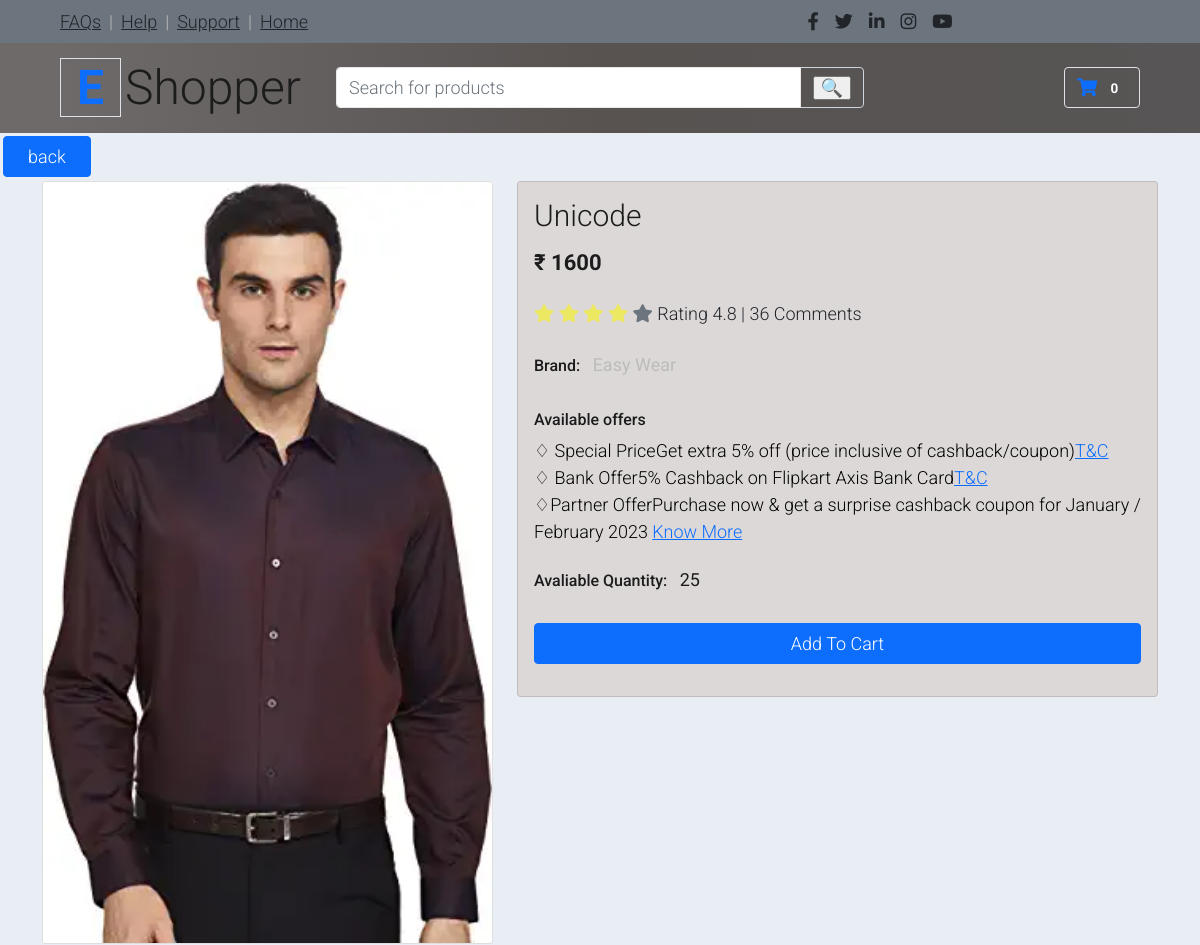
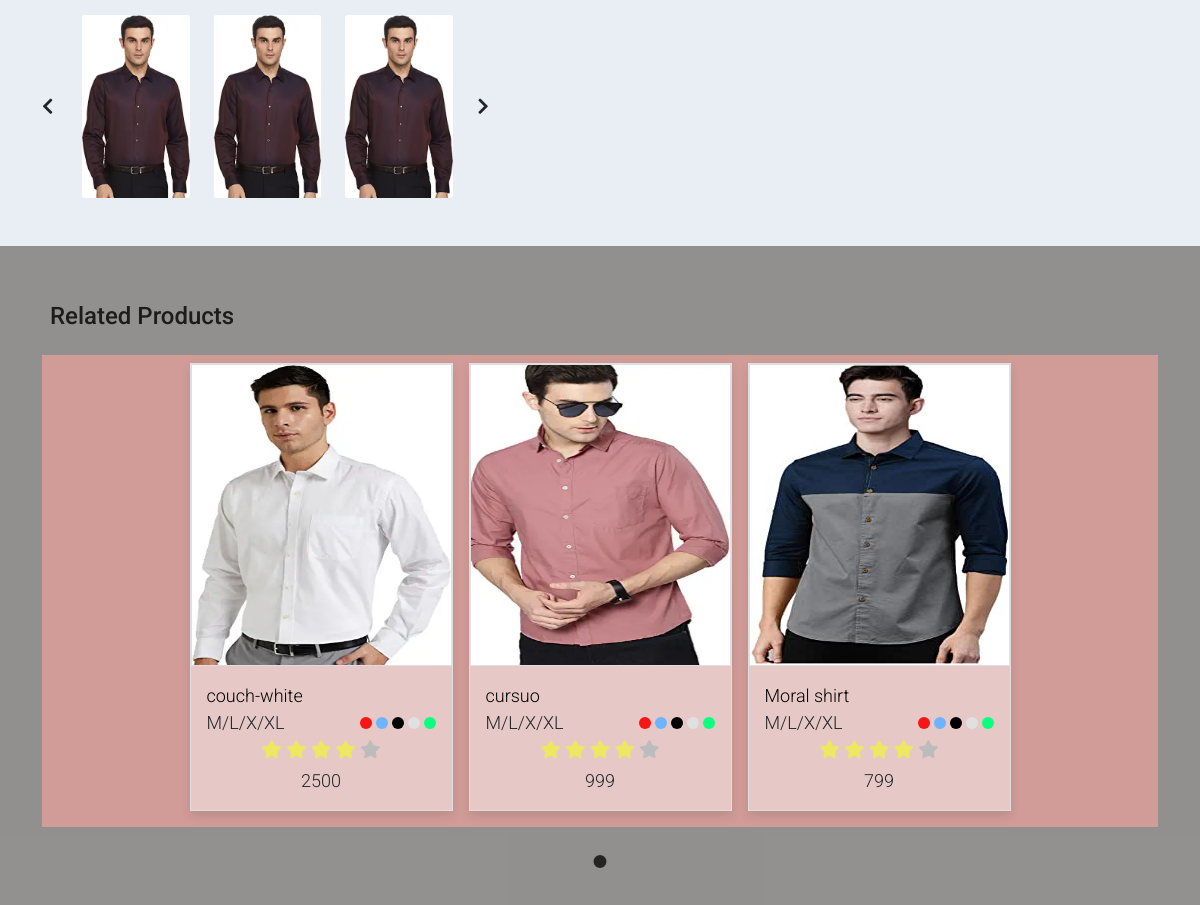
Screenshot of /mens-wear/unicode with the database file from the repository (2 pictures, top to bottom).
### shop/models.py (models this page shows, shortened)
class products(models.Model):
    name = models.CharField(max_length=250, unique=True)
    slug = models.SlugField(max_length=250, unique=True)
    image = models.ImageField(upload_to='product')
    stock = models.IntegerField()
    available = models.BooleanField(default=True)
    price = models.IntegerField()
    category = models.ForeignKey(categ,on_delete=models.CASCADE)

### shop/views.py (the view)
# urls.py: path('<slug:c_slug>/<slug:p_slug>', views.Prod_detail, name='Detail_page'),
def Prod_detail(request,c_slug,p_slug):
    if User.is_authenticated:
        try:
            prod=products.objects.get(category__slug=c_slug,slug=p_slug)
        except Exception as e:
            raise e
        related_pro=products.objects.filter(category__slug=c_slug).exclude(slug=p_slug)
        related_pro=random.sample(list(related_pro),3)
    return render(request,'shop-single.html',{'i':prod,'related':related_pro})

### templates/shop-single.html (shortened to what this page needs)
{% extends 'main.html' %}
{% block content %}
{% load static %}
<html lang="en">
<head>
    <link rel="stylesheet" href="{% static 'assets//bootstrap.min.css' %}">
    <link rel="stylesheet" href="{% static 'assets/css/templatemo.css' %}">
    <link rel="stylesheet" href="{% static 'assets/css/custom.css' %}">
    <link rel="stylesheet" href="{% static 'assets/css/fontawesome.min.css' %}">
    <link rel="stylesheet" type="text/css" href="{% static 'assets/css/slick.min.css' %}">
    <link rel="stylesheet" type="text/css" href="{% static 'assets/css/slick-theme.css' %}">
</head>
<body>
    <div style="position: absolute; padding: auto; margin: 3px; color: black;">
        <input type=button value="back" class="btn btn-primary px-4" onClick="javascript:history.go(-1);">
    </div>
    <section class="bg-light">
        <div class="container pb-5">
            <div class="row">
                <div class="col-lg-5 mt-5">
                    <div class="card mb-3">
                        <img class="card-img img-fluid" src="{{i.image.url}}" alt="Card image cap" id="product-detail">
                    </div>
                    <div class="row">
                        <div class="col-1 align-self-center">
                            <a href="#multi-item-example" role="button" data-bs-slide="prev">
                                <i class="text-dark fas fa-chevron-left"></i>
                            </a>
                        </div>
                        <div id="multi-item-example" class="col-10 carousel slide carousel-multi-item" data-bs-ride="carousel">
                            <div class="carousel-inner product-links-wap" role="listbox">
                                <div class="carousel-item active">
                                    <div class="row">
                                        <div class="col-4">
                                            <a href="#">
                                                <img class="card-img img-fluid" src="{{i.image.url}}" alt="Product Image 1">
                                            </a>
                                        </div>
                                            <div class="col-4">
                                            <a href="#">
                                                <img class="card-img img-fluid" src="{{i.image.url}}" alt="Product Image 1">
                                            </a>
                                        </div>
                                            <div class="col-4">
                                            <a href="#">
                                                <img class="card-img img-fluid" src="{{i.image.url}}" alt="Product Image 1">
                                            </a>
                                        </div>
                                    </div>
                                </div>
                            </div>
                        </div>
                        <div class="col-1 align-self-center">
                            <a href="#multi-item-example" role="button" data-bs-slide="next">
                                <i class="text-dark fas fa-chevron-right"></i>
                            </a>
                        </div>
                    </div>
                </div>
                <div class="col-lg-7 mt-5" >
                    <div class="card" style="background-color: rgba(205, 185, 177, 0.416);">
                        <div class="card-body">
                            <h1 class="h2">{{i.name}}</h1>
                            <h6 class="h3 py-2" style="font-weight: bold;">&#8377; {{i.price}} </h6>
                            <p class="py-2">
                                <i class="fa fa-star text-warning"></i>
                                <i class="fa fa-star text-warning"></i>
                                <i class="fa fa-star text-warning"></i>
                                <i class="fa fa-star text-warning"></i>
                                <i class="fa fa-star text-secondary"></i>
                                <span class="list-inline-item text-dark">Rating 4.8 | 36 Comments</span>
                            </p>
                            <ul class="list-inline">
                                <li class="list-inline-item">
                                    <h6>Brand:</h6>
                                </li>
                                <li class="list-inline-item">
                                    <p class="text-muted"><strong>Easy Wear</strong></p>
                                </li>
                            </ul>
                            <h6>Available offers</h6>
                            <p style="color: black;">
                                &#9826; Special PriceGet extra 5% off (price inclusive of cashback/coupon)<a href="">T&C</a><br>
                                &#9826; Bank Offer5% Cashback on Flipkart Axis Bank Card<a href="">T&C</a><br>
                                &#9826;Partner OfferPurchase now & get a surprise cashback coupon for January / February 2023 <a href="">Know More</a></p>
                            <ul class="list-inline">
                                <li class="list-inline-item">
                                    <h6>Avaliable Quantity:</h6>
                                </li>
                                <li class="list-inline-item">
                                    <p class="h6 py-2" ><strong>{{i.stock}}</strong></p>
                                </li>
                            </ul>
                            <form method="post">
                                <div class="row pb-3">
                                    <div class="col d-grid">
                                        <a href="{% url 'cart_add' i.id %}" class="btn btn-primary px-4">Add To Cart</a>
                                    </div>
                                </div>
                            </form>
                        </div>
                    </div>
                </div>
            </div>
        </div>
    </section>
    <section class="py-5"   style="background-color: rgba(133, 131, 130, 0.892);">
        <div class="container">
            <div class="row text-left p-2 pb-3">
                <h4>Related Products</h4>
            </div>
            <div id="carousel-related-product" style="background-color: #D19C97;">
                {% for i in related %}
                <div class="p-2 pb-3">
                    <div class="product-wap card rounded-0">
                        <div class="card rounded-0">
                            <img class="card-img rounded-0 img-fluid" style="height: 300px;" src="{{i.image.url}}">
                        </div>
                        <div style="background-color:#d19c978a;" class="card-body">
                            <a href="shop-single.html" class="h3 text-decoration-none">{{i.name}}</a>
                            <ul class="w-100 list-unstyled d-flex justify-content-between mb-0">
                                <li>M/L/X/XL</li>
                                <li class="pt-2">
                                    <span class="product-color-dot color-dot-red float-left rounded-circle ml-1"></span>
                                    <span class="product-color-dot color-dot-blue float-left rounded-circle ml-1"></span>
                                    <span class="product-color-dot color-dot-black float-left rounded-circle ml-1"></span>
                                    <span class="product-color-dot color-dot-light float-left rounded-circle ml-1"></span>
                                    <span class="product-color-dot color-dot-green float-left rounded-circle ml-1"></span>
                                </li>
                            </ul>
                            <ul class="list-unstyled d-flex justify-content-center mb-1">
                                <li>
                                    <i class="text-warning fa fa-star"></i>
                                    <i class="text-warning fa fa-star"></i>
                                    <i class="text-warning fa fa-star"></i>
                                    <i class="text-warning fa fa-star"></i>
                                    <i class="text-muted fa fa-star"></i>
                                </li>
                            </ul>
                            <p class="text-center mb-0">{{i.price}}</p>
                        </div>
                    </div>
                </div>
                {% endfor %}
        </div>
            </div>
    </section>
</body>
</html>
{% endblock %}

### static/assets/css/templatemo.css (style rules this page uses)
body, ul, li, p, a, label, input, div { font-family: 'Roboto', sans-serif; font-size: 18px !important; font-weight: 300 !important; }
.h2 { font-family: 'Roboto', sans-serif; font-size: 30px !important; font-weight: 300; }
.h3 { font-family: 'Roboto', sans-serif; font-size: 22px !important; }
.text-warning { color: #ede861 !important; }
.text-muted { color: #bcbcbc !important; }
.bg-light { background-color: #e9eef5 !important; }
.product-wap { box-shadow: 0px 5px 10px 0px rgba(0, 0, 0, 0.10); }
.product-wap .product-color-dot.color-dot-red { background:#f71515; }
.product-wap .product-color-dot.color-dot-blue { background:#6db4fe; }
.product-wap .product-color-dot.color-dot-black { background:#000000; }
.product-wap .product-color-dot.color-dot-light { background:#e0e0e0; }
.product-wap .product-color-dot.color-dot-green { background:#0bff7e; }
.card.product-wap a { color: #000; }
.product-wap .h3, .product-wap li, .product-wap i, .product-wap p { font-size: 12px !important; }
.product-wap .product-color-dot { width: 6px; height: 6px; }
@media (min-width: 992px) { .product-wap .h3, .product-wap li, .product-wap i, .product-wap p { font-size: 18px !important; } }
@media (min-width: 992px) { .product-wap .product-color-dot { width: 12px; height: 12px; } }

### rows the page displays
products: image (picture), name "Unicode", price "1600", stock "25"
products: image (picture), name "couch-white", price "2500"
products: image (picture), name "cursuo", price "999"
products: image (picture), name "Moral shirt", price "799"
